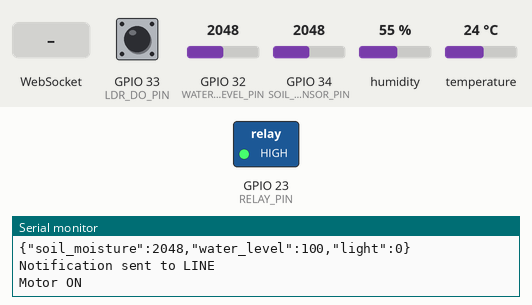
This program was run on a simulated ESP32. On the bench: switched loads named in the program (green lamp = pin HIGH), the last lines printed to the serial monitor. The test bench sets the inputs (shaded band); at power-on: GPIO 34 (SOIL_SENSOR_PIN) = 2048, GPIO 32 (WATER_LEVEL_PIN) = 2048, GPIO 33 (LDR_DO_PIN) HIGH, humidity 55 %, temperature 24 °C. WiFi joins after 1.5 s; servers stay silent unless stated; web services answer with replies made up by the test bench.

Above: at 3.5 s.
3.6 s: GPIO 34 (SOIL_SENSOR_PIN) set to 1927
At 5.3 s:
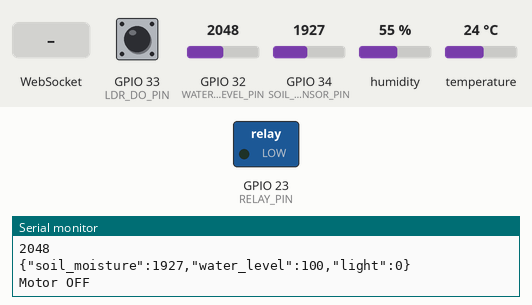
7.8 s: WebSocket text "MOTOR_ON" received
At 8.2 s:
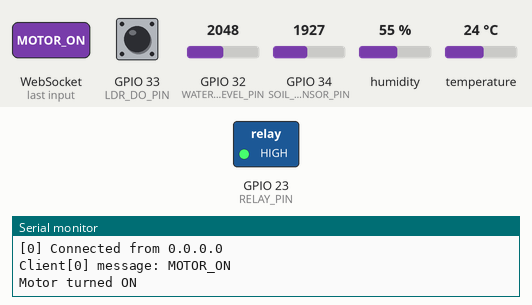
16.5 s: GPIO 34 (SOIL_SENSOR_PIN) set to 2040
At 19.5 s:
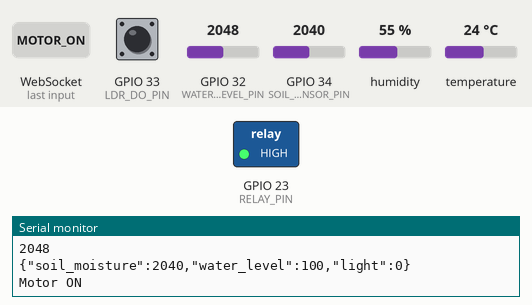
19.8 s: GPIO 34 (SOIL_SENSOR_PIN) set to 1960
At 21.0 s:
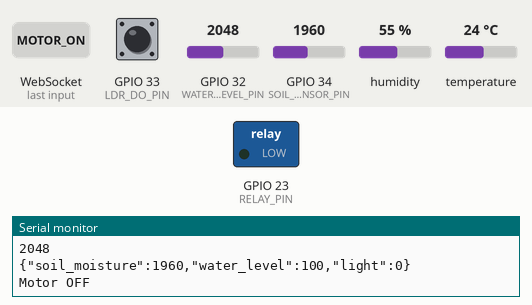
Timing chart, 0 to 22.8 s (numbered marks = the images above; inputs shaded):
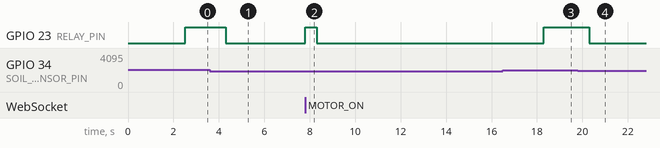

The program:

main.cpp
```cpp
#define BLYNK_TEMPLATE_ID "TMPL65vofxwdb"
#define BLYNK_TEMPLATE_NAME "Smart Plant Pot"
#define BLYNK_AUTH_TOKEN "xG82BnT4AY72sQmtiZFL3UNVtzmiyHww"

#include <WiFi.h>
#include <HTTPClient.h>
#include <WebSocketsServer.h>
#include <DHT.h>
#include <cstdlib>
#include <ctime>
#include <ThingSpeak.h>
#include <BlynkSimpleEsp32.h>
#include "FS.h"

// WiFi credentials
const char* ssid = "Helpmeplease";
const char* password = "lataelol";

// ThingSpeak credentials
const char* thingSpeakAPI = "C3XN7PMXD1W8LOC8"; // Replace with your Write API Key
unsigned long channelID = 2761438;        // Replace with your Channel ID

// LINE Notify access token
const String LINE_NOTIFY_TOKEN = "hIq1jdwjHasxdAjDeUbbROqEaMrBk11qJoz4stlM3gR";

// WebSocket server on port 81
WebSocketsServer webSocket = WebSocketsServer(81);

// Pin definitions
#define RELAY_PIN 23
#define SOIL_SENSOR_PIN 34
#define WATER_LEVEL_PIN 32
#define LDR_DO_PIN 33
#define DHTPIN 4
#define DHTTYPE DHT11


// Threshold value for soil moisture to turn on motor
#define MOTOR_THRESHOLD 2000

// Sensor and motor setup
DHT dht(DHTPIN, DHTTYPE);
unsigned long lastDHTTime = 0;

unsigned long lastHumidity = 52.00;

int lastlightStatus = digitalRead(LDR_DO_PIN);
const unsigned long DHTInterval = 30000; // 30 seconds
String data = "{";
// WiFi and HTTPClient objects
WiFiClient client;
HTTPClient http;

// Function to send a LINE notification
void sendLineNotify(String message) {
  if (WiFi.status() == WL_CONNECTED) {  // Check WiFi connection
    http.begin("https://notify-api.line.me/api/notify");  // LINE Notify API URL
    http.addHeader("Authorization", "Bearer " + LINE_NOTIFY_TOKEN);  // Authorization header
    http.addHeader("Content-Type", "application/x-www-form-urlencoded");  // Content-Type header

    String payload = "message=" + message;  // Set message
    int httpResponseCode = http.POST(payload);  // Send POST request

    if (httpResponseCode == 200) {
      Serial.println("Notification sent to LINE");
    } else {
      Serial.printf("Error sending notification. HTTP Response Code: %d\n", httpResponseCode);
    }

    http.end();  // Close HTTP connection
  } else {
    Serial.println("Error: WiFi not connected.");
  }
}

void sendRealTimeData() {
  int soilValue = analogRead(SOIL_SENSOR_PIN);
  int waterLevelRaw = analogRead(WATER_LEVEL_PIN);
  int waterLevelPercentage = map(waterLevelRaw, 600, 1800, 0, 100);
  Serial.println(waterLevelRaw);
  waterLevelPercentage = constrain(waterLevelPercentage, 0, 100);
  int lightStatus = digitalRead(LDR_DO_PIN);

  data = "{";
  data += "\"soil_moisture\":" + String(soilValue) + ",";
  data += "\"water_level\":" + String(waterLevelPercentage) + ",";
  data += "\"light\":" + String(lightStatus == HIGH ? 0 : 1) + "}"; // 0 for bright, 1 for dark
  // data += "\"humidity\":" + String(humidity) + "}";
  Serial.println(data);
  webSocket.broadcastTXT(data);

  if (lastlightStatus != lightStatus) {
    if (lightStatus == HIGH) {
     sendLineNotify("Not enough light!!");
     lastlightStatus = lightStatus;
    } else {
     lastlightStatus = lightStatus;
    }

  }

  //Control motor based on soil moisture level
  if (soilValue > MOTOR_THRESHOLD) {
    digitalWrite(RELAY_PIN, HIGH);  // Turn on motor
    Serial.println("Motor ON");
  } else {
    digitalWrite(RELAY_PIN, LOW);   // Turn off motor
    Serial.println("Motor OFF");
  }
}

void sendHumidity(float humidity) {
  // delay(3000);
  // float humidity = dht.readHumidity();
  if (!isnan(humidity)) {
    String message = "{\"humidity\":" + String(humidity, 1) + "}";
    webSocket.broadcastTXT(message);
  } else {
    humidity = lastHumidity;
    String message = "{\"humidity\":" + String(humidity, 1) + "}";
    webSocket.broadcastTXT(message);
    Serial.println("Failed to read from DHT sensor!");
  }
    lastHumidity = humidity;

}

void webSocketEvent(uint8_t num, WStype_t type, uint8_t* payload, size_t length) {
  switch (type) {
    case WStype_CONNECTED: {
      IPAddress ip = webSocket.remoteIP(num);
      Serial.printf("[%u] Connected from %s\n", num, ip.toString().c_str());
      break;
    }
    case WStype_TEXT: {
      String text = String((char*)payload);
      Serial.printf("Client[%u] message: %s\n", num, text.c_str());

      if (text == "MOTOR_ON") {
        digitalWrite(RELAY_PIN, HIGH);
        Serial.println("Motor turned ON");
      }
      break;
    }
    default:
      break;
  }
}

void cloudStorage() {
  int soilMoisture = analogRead(SOIL_SENSOR_PIN);
  int waterLevelRaw = analogRead(WATER_LEVEL_PIN);
  int waterLevelPercentage = map(waterLevelRaw, 0, 1780, 0, 100);
  waterLevelPercentage = constrain(waterLevelPercentage, 0, 100);
  int lightStatus = digitalRead(LDR_DO_PIN);
  lightStatus = !lightStatus;
  int pumpStatus = digitalRead(RELAY_PIN);
  float humidity = dht.readHumidity();


  if (!isnan(humidity)) {
    sendHumidity(humidity);
    Serial.println("Read on cloud storage");
    // Serial.println(humidity);

  } else {
    sendHumidity(humidity);
    humidity = lastHumidity;
  }

  // Send data to ThingSpeak
  ThingSpeak.setField(1, soilMoisture);
  ThingSpeak.setField(2, lightStatus);
  ThingSpeak.setField(3, humidity);
  ThingSpeak.setField(4, waterLevelPercentage);
  ThingSpeak.setField(5, pumpStatus);
  int responseCode = ThingSpeak.writeFields(channelID, thingSpeakAPI);

  // Send data to Blynk
  char auth[] = BLYNK_AUTH_TOKEN;
  Blynk.virtualWrite(V0, soilMoisture);
  Blynk.virtualWrite(V1, lightStatus);
  Blynk.virtualWrite(V2, humidity);
  Blynk.virtualWrite(V3, waterLevelPercentage);
  Blynk.virtualWrite(V4, pumpStatus);

  // Debug response
  if (responseCode == 200) {
    Serial.println("Data sent to ThingSpeak successfully!");
  } else {
    Serial.printf("Failed to send data. Response code: %d\n", responseCode);
  }
    lastHumidity = humidity;
}

void setup() {
  Serial.begin(9600);

  // WiFi connection
  WiFi.begin(ssid, password);
  while (WiFi.status() != WL_CONNECTED) {
    delay(1000);
    Serial.println("Connecting to WiFi...");
  }
  Serial.println("WiFi connected!");

  // Pin setup
  pinMode(RELAY_PIN, OUTPUT);
  digitalWrite(RELAY_PIN, LOW);
  pinMode(SOIL_SENSOR_PIN, INPUT);
  pinMode(WATER_LEVEL_PIN, INPUT);
  pinMode(LDR_DO_PIN, INPUT);

  // Initialize DHT
  dht.begin();

  // Start WebSocket server
  webSocket.begin();
  webSocket.onEvent(webSocketEvent);
  Serial.println("WebSocket server started.");

  // Send a notification when the device starts up
  // sendLineNotify("ESP32 is connected to WiFi and running!");

  // Initialize cloud storage
  ThingSpeak.begin(client);
  Blynk.begin(BLYNK_AUTH_TOKEN, ssid, password);

}

void loop() {
  Blynk.run();
  webSocket.loop();

  static unsigned long lastRealTimeData = 0;
  unsigned long currentTime = millis();
  static unsigned long lastThingSpeakTime = 0;
  static unsigned long lastLineNoti = 0;

  // Send real-time data every 2 seconds
  if (currentTime - lastRealTimeData >= 2000) {
    lastRealTimeData = currentTime;
    sendRealTimeData();
  }

  // Send data to ThingSpeak every 15 seconds
  if (currentTime - lastThingSpeakTime >= 15000) {
    lastThingSpeakTime = currentTime;
    cloudStorage();
  }

}
```

Measured:
- the behaviour switches between 2001 and 2000 on GPIO 34 (SOIL_SENSOR_PIN) (found by bisection; images 0 and 1)
- after the input at 3.6 s, GPIO 23 (RELAY_PIN): HIGH → LOW after 0.71 s
- after the input at 7.8 s, GPIO 23 (RELAY_PIN): LOW → HIGH at once, → LOW 0.51 s later
- after the input at 16.5 s, GPIO 23 (RELAY_PIN): LOW → HIGH after 1.8 s
- after the input at 19.8 s, GPIO 23 (RELAY_PIN): HIGH → LOW after 0.51 s
